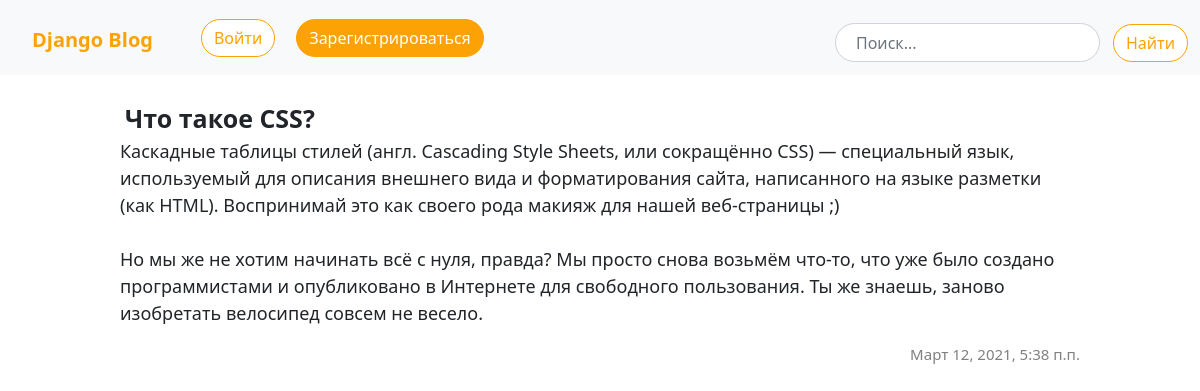
The app's page /post/4/ with its own data.
### blog/models.py (models this page shows, shortened)
class Post(models.Model):
    author = models.ForeignKey(settings.AUTH_USER_MODEL, on_delete=models.CASCADE)
    title = models.CharField(max_length=200)
    text = models.TextField()
    created_date = models.DateTimeField(default=timezone.now)
    published_date = models.DateTimeField(blank=True, null=True)

### blog/views.py (the view)
# urls.py: path('post/<int:pk>/', views.post_detail, name='post_detail'),
def post_detail(request, pk):
    post = get_object_or_404(Post, pk=pk)
    return render (request, 'blog/post_detail.html', {'post':post})

### blog/templates/blog/post_detail.html (shortened to what this page needs)
{% extends 'blog/base.html' %}
{% block content %}
  <div class="main-detail">
      <div class="posts">
        <div class="headding-block">
          <div class="headdings">{{post.title}}</div>
        </div>
        <p class="text">{{post.text|linebreaksbr}}</p>
        {% if post.published_date %}
          <p class="published-date">{{post.published_date}}</p>
        {% endif %}
      </div>
  </div>
{% endblock %}

### blog/static/css/blog.css (style rules this page uses)
.published-date { right: 0; text-align: right; color: gray; font-size: 15px; }
.headdings { padding-left: 5px; font-size: 25px; font-weight: bold; }
.headding-block { width: 100%; display: inline-flex; }
.main-detail { padding-top: 100px; padding-left: 10vw; padding-right: 10vw; font-size: 18px; }

### records on screen
Post: title "Что такое CSS?", text "Каскадные таблицы стилей (англ. Cascading Style Sheets, или сокращённо CSS) — специальный язык, используемый для описания внешнего вида и форматирования сайта, написанного на языке разметки (как HTML). Воспринимай это как своего рода макияж для нашей веб-страницы ;) Но мы же не хотим начинать всё с нуля, правда? Мы просто снова возьмём что-то, что уже было создано программистами и опубликовано в Интернете для свободного пользования. Ты же знаешь, заново изобретать велосипед совсем не весело.", published_date "Март 12, 2021, 5:38 п.п."
